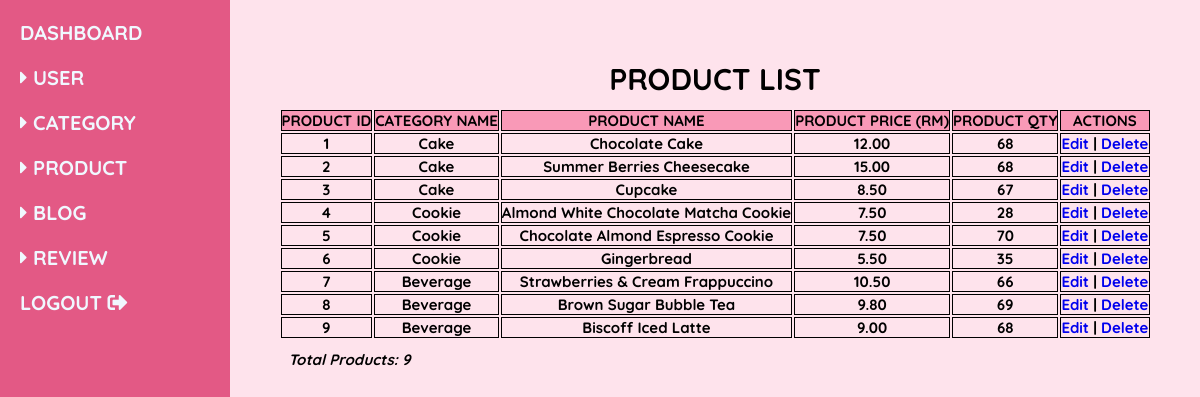
Screenshot of /admin/modules/product/admin_ProductList.php with the database file from the repository.
### tables this page shows
CREATE TABLE `product` (
  `productID` int(11) NOT NULL,
  `productName` varchar(100) NOT NULL,
  `productImg` varchar(100) NOT NULL,
  `categoryID` int(11) NOT NULL,
  `productQty` int(11) NOT NULL,
  `productPrice` decimal(8,2) NOT NULL
);

CREATE TABLE `category` (
  `categoryID` int(11) NOT NULL,
  `categoryName` varchar(100) NOT NULL,
  `categoryDesc` varchar(100) NOT NULL,
  `createDate` timestamp NOT NULL DEFAULT current_timestamp()
);

### admin/modules/product/admin_ProductList.php (the view, shortened to what this page needs)
<?php include("../../config/admin_config.php"); ?>
<!DOCTYPE html>
<!DOCTYPE html>
<html lang="en">
<head>
  <link rel="stylesheet" href="https://cdnjs.cloudflare.com/ajax/libs/font-awesome/5.15.4/css/all.min.css">
  <link rel="stylesheet" href="../../css/admin_Style.css">
</head>
<body>
  <?php include("../../includes/admin_SideNav.php"); ?>
  <section class="admin-dashboard">
    <div class="dashboard-container">
      <h2 id="admin-formTitle">PRODUCT LIST</h2>
      <div class="admin-productListContainer">
        <?php
          $sql_product = "SELECT p.productID, p.productName, p.productImg, p.categoryID,
          c.categoryID, c.categoryName, p.productQty, p.productPrice
          FROM product p, category c
          WHERE p.categoryID = c.categoryID
          ORDER BY p.productID ASC";
          $result = mysqli_query($conn, $sql_product);
          $rowcount = mysqli_num_rows($result);
        ?>
          <table id="product-table">
            <tr>
                <th>PRODUCT ID</th>
                <th>CATEGORY NAME</th>
                <th>PRODUCT NAME</th>
                <th>PRODUCT PRICE (RM)</th>
                <th>PRODUCT QTY</th>
                <th>ACTIONS</th>
            </tr>
            <?php
              if ($rowcount > 0) {
                while ($row = mysqli_fetch_assoc($result)) {
                  echo "<tr>";
                  echo "<td>" . htmlspecialchars($row["productID"]) . "</td>";
                  echo "<td>" . htmlspecialchars($row["categoryName"]) . "</td>";
                  echo "<td>" . htmlspecialchars($row["productName"]) . "</td>";
                  echo "<td>" . htmlspecialchars($row["productPrice"]) . "</td>";
                  echo "<td>" . htmlspecialchars($row["productQty"]) . "</td>";
                  echo "<td>";
                    echo "<a href='admin_EditProduct.php?id=" . urlencode($row["productID"]) . "'>Edit</a> | ";
                    echo "<a href='admin_DeleteProduct.php?id=" . urlencode($row["productID"]) . "' onclick='return confirm(\"Are you sure you want to delete this product?\");'>Delete</a>";
                  echo "</td>";
                  echo "</tr>";
                }
              }
              else {
                echo "<p>No results found.</p>";
              }
            ?>
          </table>
          <h2 id="list-row-count">Total Products: <?php echo $rowcount; ?></h2>
        </div>
      </div>
  </section>
</body>

### admin/css/admin_Style.css (style rules this page uses)
:root { --pink-100: #FEE3EC; --pink-200: #F9C5D5; --pink-300: #F999B7; --pink-400: #F2789F; --pink-500: #E35985; --black: #070504; --black-shadow: 0px 4px 4px rgba(0, 0, 0, 0.25); --aliceblue: #f0f8ff; }
* { font-family: 'Quicksand', sans-serif; margin: 0; padding: 0; box-sizing: border-box; outline: none; border: none; text-decoration: none; }
html { font-size: 62.5%; overflow-x: hidden; background-color: var(--pink-100); }
.admin-dashboard { min-height: 100vh; display: flex; align-items: stretch; }
.admin-dashboard .dashboard-container { display: flex; flex-direction: column; justify-content: flex-start; align-items: center; margin-top: 1rem; margin-bottom: 10rem; margin-left: 23rem; width: 84.5%; height: 72rem; }
#user-table table, th, td { border: 1px solid; }
#list-row-count { font-size: 1.5rem; font-weight: bold; font-style: italic; text-align: start; margin: 1rem; }
#category-table table, th, td { border: 1px solid; }
#admin-formTitle { font-size: 3rem; text-align: center; padding-top: 5rem; margin-bottom: 1rem; }
.admin-productListContainer { width: 90%; text-align: center; }
#product-table { width: 100%; font-size: 1.5rem; font-weight: bold; }
#product-table table, th, td { border: 1px solid; }
#product-table th { background-color: var(--pink-300); }
#blog-table table, th, td { border: 1px solid; }
#review-table table, th, td { border: 1px solid; }

### rows the page displays
product: productID "1", categoryID.categoryName "Cake", productName "Chocolate Cake", productPrice "12.00", productQty "68"
product: productID "2", categoryID.categoryName "Cake", productName "Summer Berries Cheesecake", productPrice "15.00", productQty "68"
product: productID "3", categoryID.categoryName "Cake", productName "Cupcake", productPrice "8.50", productQty "67"
product: productID "4", categoryID.categoryName "Cookie", productName "Almond White Chocolate Matcha Cookie", productPrice "7.50", productQty "28"
product: productID "5", categoryID.categoryName "Cookie", productName "Chocolate Almond Espresso Cookie", productPrice "7.50", productQty "70"
product: productID "6", categoryID.categoryName "Cookie", productName "Gingerbread", productPrice "5.50", productQty "35"
product: productID "7", categoryID.categoryName "Beverage", productName "Strawberries & Cream Frappuccino", productPrice "10.50", productQty "66"
product: productID "8", categoryID.categoryName "Beverage", productName "Brown Sugar Bubble Tea", productPrice "9.80", productQty "69"
product: productID "9", categoryID.categoryName "Beverage", productName "Biscoff Iced Latte", productPrice "9.00", productQty "68"

### other values shown
$rowcount "9"
